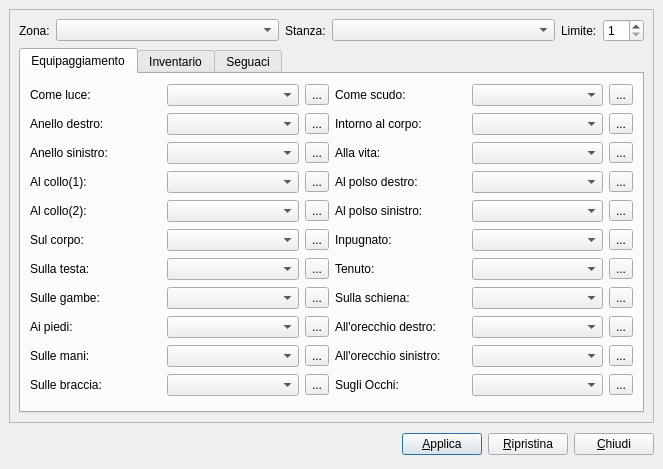
<ui version="4.0" >
 <class>GuiMobInit</class>
 <widget class="QDialog" name="GuiMobInit" >
  <property name="geometry" >
   <rect>
    <x>0</x>
    <y>0</y>
    <width>663</width>
    <height>469</height>
   </rect>
  </property>
  <property name="windowTitle" >
   <string>Dialog</string>
  </property>
  <layout class="QGridLayout" >
   <property name="margin" >
    <number>9</number>
   </property>
   <property name="spacing" >
    <number>6</number>
   </property>
   <item row="0" column="0" >
    <widget class="QFrame" name="frame" >
     <property name="frameShape" >
      <enum>QFrame::StyledPanel</enum>
     </property>
     <property name="frameShadow" >
      <enum>QFrame::Raised</enum>
     </property>
     <layout class="QGridLayout" >
      <property name="margin" >
       <number>9</number>
      </property>
      <property name="spacing" >
       <number>6</number>
      </property>
      <item row="1" column="0" >
       <widget class="QTabWidget" name="tabWidget" >
        <widget class="QWidget" name="tab_eq" >
         <attribute name="title" >
          <string>Equipaggiamento</string>
         </attribute>
         <layout class="QGridLayout" >
          <property name="margin" >
           <number>9</number>
          </property>
          <property name="spacing" >
           <number>6</number>
          </property>
          <item row="8" column="2" >
           <widget class="QToolButton" name="tb_feet" >
            <property name="text" >
             <string>...</string>
            </property>
           </widget>
          </item>
          <item row="1" column="1" >
           <widget class="QComboBox" name="cb_ringDx" />
          </item>
          <item row="3" column="0" >
           <widget class="QLabel" name="label_9" >
            <property name="text" >
             <string>Al collo(1):</string>
            </property>
           </widget>
          </item>
          <item row="5" column="3" >
           <widget class="QLabel" name="label_20" >
            <property name="text" >
             <string>Inpugnato:</string>
            </property>
           </widget>
          </item>
          <item row="6" column="1" >
           <widget class="QComboBox" name="cb_head" />
          </item>
          <item row="4" column="1" >
           <widget class="QComboBox" name="cb_neck2" />
          </item>
          <item row="10" column="2" >
           <widget class="QToolButton" name="tb_arms" >
            <property name="text" >
             <string>...</string>
            </property>
           </widget>
          </item>
          <item row="5" column="2" >
           <widget class="QToolButton" name="tb_body" >
            <property name="text" >
             <string>...</string>
            </property>
           </widget>
          </item>
          <item row="0" column="3" >
           <widget class="QLabel" name="label_5" >
            <property name="text" >
             <string>Come scudo:</string>
            </property>
            <property name="buddy" >
             <cstring>cb_zone</cstring>
            </property>
           </widget>
          </item>
          <item row="2" column="2" >
           <widget class="QToolButton" name="tb_ringSx" >
            <property name="text" >
             <string>...</string>
            </property>
           </widget>
          </item>
          <item row="2" column="1" >
           <widget class="QComboBox" name="cb_ringSx" />
          </item>
          <item row="5" column="0" >
           <widget class="QLabel" name="label_11" >
            <property name="text" >
             <string>Sul corpo:</string>
            </property>
           </widget>
          </item>
          <item row="4" column="3" >
           <widget class="QLabel" name="label_19" >
            <property name="text" >
             <string>Al polso sinistro:</string>
            </property>
           </widget>
          </item>
          <item row="1" column="3" >
           <widget class="QLabel" name="label_7" >
            <property name="text" >
             <string>Intorno al corpo:</string>
            </property>
           </widget>
          </item>
          <item row="8" column="0" >
           <widget class="QLabel" name="label_14" >
            <property name="text" >
             <string>Ai piedi:</string>
            </property>
           </widget>
          </item>
          <item row="2" column="0" >
           <widget class="QLabel" name="label_8" >
            <property name="text" >
             <string>Anello sinistro:</string>
            </property>
           </widget>
          </item>
          <item row="7" column="1" >
           <widget class="QComboBox" name="cb_legs" />
          </item>
          <item row="9" column="2" >
           <widget class="QToolButton" name="tb_hands" >
            <property name="text" >
             <string>...</string>
            </property>
           </widget>
          </item>
          <item row="5" column="4" >
           <widget class="QComboBox" name="cb_wield" />
          </item>
          <item row="3" column="2" >
           <widget class="QToolButton" name="tb_neck1" >
            <property name="text" >
             <string>...</string>
            </property>
           </widget>
          </item>
          <item row="7" column="2" >
           <widget class="QToolButton" name="tb_legs" >
            <property name="text" >
             <string>...</string>
            </property>
           </widget>
          </item>
          <item row="0" column="2" >
           <widget class="QToolButton" name="tb_light" >
            <property name="text" >
             <string>...</string>
            </property>
           </widget>
          </item>
          <item row="10" column="0" >
           <widget class="QLabel" name="label_16" >
            <property name="text" >
             <string>Sulle braccia:</string>
            </property>
           </widget>
          </item>
          <item row="5" column="1" >
           <widget class="QComboBox" name="cb_body" />
          </item>
          <item row="3" column="1" >
           <widget class="QComboBox" name="cb_neck1" />
          </item>
          <item row="3" column="3" >
           <widget class="QLabel" name="label_18" >
            <property name="text" >
             <string>Al polso destro:</string>
            </property>
           </widget>
          </item>
          <item row="9" column="0" >
           <widget class="QLabel" name="label_15" >
            <property name="text" >
             <string>Sulle mani:</string>
            </property>
           </widget>
          </item>
          <item row="7" column="0" >
           <widget class="QLabel" name="label_13" >
            <property name="text" >
             <string>Sulle gambe:</string>
            </property>
           </widget>
          </item>
          <item row="9" column="3" >
           <widget class="QLabel" name="label_24" >
            <property name="text" >
             <string>All'orecchio sinistro:</string>
            </property>
           </widget>
          </item>
          <item row="4" column="4" >
           <widget class="QComboBox" name="cb_wristSx" />
          </item>
          <item row="2" column="4" >
           <widget class="QComboBox" name="cb_waist" />
          </item>
          <item row="1" column="2" >
           <widget class="QToolButton" name="tb_ringDx" >
            <property name="text" >
             <string>...</string>
            </property>
           </widget>
          </item>
          <item row="6" column="3" >
           <widget class="QLabel" name="label_21" >
            <property name="text" >
             <string>Tenuto:</string>
            </property>
           </widget>
          </item>
          <item row="9" column="1" >
           <widget class="QComboBox" name="cb_hands" />
          </item>
          <item row="1" column="4" >
           <widget class="QComboBox" name="cb_cloak" />
          </item>
          <item row="3" column="4" >
           <widget class="QComboBox" name="cb_wristDx" />
          </item>
          <item row="10" column="1" >
           <widget class="QComboBox" name="cb_arms" />
          </item>
          <item row="0" column="4" >
           <widget class="QComboBox" name="cb_shield" />
          </item>
          <item row="2" column="3" >
           <widget class="QLabel" name="label_17" >
            <property name="text" >
             <string>Alla vita:</string>
            </property>
           </widget>
          </item>
          <item row="8" column="1" >
           <widget class="QComboBox" name="cb_feet" />
          </item>
          <item row="1" column="0" >
           <widget class="QLabel" name="label_6" >
            <property name="text" >
             <string>Anello destro:</string>
            </property>
           </widget>
          </item>
          <item row="6" column="2" >
           <widget class="QToolButton" name="tb_head" >
            <property name="text" >
             <string>...</string>
            </property>
           </widget>
          </item>
          <item row="10" column="3" >
           <widget class="QLabel" name="label_25" >
            <property name="text" >
             <string>Sugli Occhi:</string>
            </property>
           </widget>
          </item>
          <item row="4" column="0" >
           <widget class="QLabel" name="label_10" >
            <property name="text" >
             <string>Al collo(2):</string>
            </property>
           </widget>
          </item>
          <item row="1" column="5" >
           <widget class="QToolButton" name="tb_cloak" >
            <property name="text" >
             <string>...</string>
            </property>
           </widget>
          </item>
          <item row="0" column="1" >
           <widget class="QComboBox" name="cb_light" />
          </item>
          <item row="6" column="0" >
           <widget class="QLabel" name="label_12" >
            <property name="text" >
             <string>Sulla testa:</string>
            </property>
           </widget>
          </item>
          <item row="8" column="3" >
           <widget class="QLabel" name="label_23" >
            <property name="text" >
             <string>All'orecchio destro:</string>
            </property>
           </widget>
          </item>
          <item row="4" column="2" >
           <widget class="QToolButton" name="tb_neck2" >
            <property name="text" >
             <string>...</string>
            </property>
           </widget>
          </item>
          <item row="7" column="3" >
           <widget class="QLabel" name="label_22" >
            <property name="text" >
             <string>Sulla schiena:</string>
            </property>
           </widget>
          </item>
          <item row="6" column="4" >
           <widget class="QComboBox" name="cb_hold" />
          </item>
          <item row="0" column="5" >
           <widget class="QToolButton" name="tb_shield" >
            <property name="text" >
             <string>...</string>
            </property>
           </widget>
          </item>
          <item row="0" column="0" >
           <widget class="QLabel" name="label_4" >
            <property name="text" >
             <string>Come luce:</string>
            </property>
            <property name="buddy" >
             <cstring>cb_zone</cstring>
            </property>
           </widget>
          </item>
          <item row="7" column="4" >
           <widget class="QComboBox" name="cb_back" />
          </item>
          <item row="8" column="4" >
           <widget class="QComboBox" name="cb_earDx" />
          </item>
          <item row="9" column="4" >
           <widget class="QComboBox" name="cb_earSx" />
          </item>
          <item row="10" column="4" >
           <widget class="QComboBox" name="cb_eye" />
          </item>
          <item row="2" column="5" >
           <widget class="QToolButton" name="tb_waist" >
            <property name="text" >
             <string>...</string>
            </property>
           </widget>
          </item>
          <item row="3" column="5" >
           <widget class="QToolButton" name="tb_wristDx" >
            <property name="text" >
             <string>...</string>
            </property>
           </widget>
          </item>
          <item row="4" column="5" >
           <widget class="QToolButton" name="tb_wristSx" >
            <property name="text" >
             <string>...</string>
            </property>
           </widget>
          </item>
          <item row="5" column="5" >
           <widget class="QToolButton" name="tb_wield" >
            <property name="text" >
             <string>...</string>
            </property>
           </widget>
          </item>
          <item row="6" column="5" >
           <widget class="QToolButton" name="tb_hold" >
            <property name="text" >
             <string>...</string>
            </property>
           </widget>
          </item>
          <item row="7" column="5" >
           <widget class="QToolButton" name="tb_back" >
            <property name="text" >
             <string>...</string>
            </property>
           </widget>
          </item>
          <item row="8" column="5" >
           <widget class="QToolButton" name="tb_earDx" >
            <property name="text" >
             <string>...</string>
            </property>
           </widget>
          </item>
          <item row="9" column="5" >
           <widget class="QToolButton" name="tb_earSx" >
            <property name="text" >
             <string>...</string>
            </property>
           </widget>
          </item>
          <item row="10" column="5" >
           <widget class="QToolButton" name="tb_eye" >
            <property name="text" >
             <string>...</string>
            </property>
           </widget>
          </item>
         </layout>
        </widget>
        <widget class="QWidget" name="tab_inv" >
         <attribute name="title" >
          <string>Inventario</string>
         </attribute>
         <layout class="QGridLayout" >
          <property name="margin" >
           <number>9</number>
          </property>
          <property name="spacing" >
           <number>6</number>
          </property>
          <item row="0" column="0" >
           <widget class="QListWidget" name="lw_item" />
          </item>
          <item row="0" column="1" >
           <layout class="QVBoxLayout" >
            <property name="margin" >
             <number>0</number>
            </property>
            <property name="spacing" >
             <number>6</number>
            </property>
            <item>
             <widget class="QToolButton" name="tb_addItem" >
              <property name="text" >
               <string>+</string>
              </property>
             </widget>
            </item>
            <item>
             <widget class="QToolButton" name="tb_cloneItem" >
              <property name="text" >
               <string>:</string>
              </property>
             </widget>
            </item>
            <item>
             <widget class="QToolButton" name="tb_editItem" >
              <property name="text" >
               <string>...</string>
              </property>
             </widget>
            </item>
            <item>
             <widget class="QToolButton" name="tb_removeItem" >
              <property name="text" >
               <string>-</string>
              </property>
             </widget>
            </item>
            <item>
             <spacer>
              <property name="orientation" >
               <enum>Qt::Vertical</enum>
              </property>
              <property name="sizeHint" >
               <size>
                <width>20</width>
                <height>40</height>
               </size>
              </property>
             </spacer>
            </item>
           </layout>
          </item>
         </layout>
        </widget>
        <widget class="QWidget" name="tab_seg" >
         <attribute name="title" >
          <string>Seguaci</string>
         </attribute>
         <layout class="QGridLayout" >
          <property name="margin" >
           <number>9</number>
          </property>
          <property name="spacing" >
           <number>6</number>
          </property>
          <item row="0" column="1" >
           <layout class="QVBoxLayout" >
            <property name="margin" >
             <number>0</number>
            </property>
            <property name="spacing" >
             <number>6</number>
            </property>
            <item>
             <widget class="QToolButton" name="tb_addFollowers" >
              <property name="text" >
               <string>+</string>
              </property>
             </widget>
            </item>
            <item>
             <widget class="QToolButton" name="tb_cloneFollowers" >
              <property name="text" >
               <string>:</string>
              </property>
             </widget>
            </item>
            <item>
             <widget class="QToolButton" name="tb_editFollowers" >
              <property name="text" >
               <string>...</string>
              </property>
             </widget>
            </item>
            <item>
             <widget class="QToolButton" name="tb_removeFollowers" >
              <property name="text" >
               <string>-</string>
              </property>
             </widget>
            </item>
            <item>
             <spacer>
              <property name="orientation" >
               <enum>Qt::Vertical</enum>
              </property>
              <property name="sizeHint" >
               <size>
                <width>20</width>
                <height>40</height>
               </size>
              </property>
             </spacer>
            </item>
           </layout>
          </item>
          <item row="0" column="0" >
           <widget class="QListWidget" name="lw_followers" />
          </item>
         </layout>
        </widget>
       </widget>
      </item>
      <item row="0" column="0" >
       <layout class="QHBoxLayout" >
        <property name="margin" >
         <number>0</number>
        </property>
        <property name="spacing" >
         <number>6</number>
        </property>
        <item>
         <widget class="QLabel" name="label_2" >
          <property name="text" >
           <string>Zona:</string>
          </property>
         </widget>
        </item>
        <item>
         <widget class="QComboBox" name="cb_zone" >
          <property name="sizePolicy" >
           <sizepolicy>
            <hsizetype>7</hsizetype>
            <vsizetype>0</vsizetype>
            <horstretch>0</horstretch>
            <verstretch>0</verstretch>
           </sizepolicy>
          </property>
         </widget>
        </item>
        <item>
         <widget class="QLabel" name="label" >
          <property name="text" >
           <string>Stanza:</string>
          </property>
         </widget>
        </item>
        <item>
         <widget class="QComboBox" name="cb_room" >
          <property name="sizePolicy" >
           <sizepolicy>
            <hsizetype>7</hsizetype>
            <vsizetype>0</vsizetype>
            <horstretch>0</horstretch>
            <verstretch>0</verstretch>
           </sizepolicy>
          </property>
         </widget>
        </item>
        <item>
         <widget class="QLabel" name="label_3" >
          <property name="text" >
           <string>Limite:</string>
          </property>
         </widget>
        </item>
        <item>
         <widget class="QSpinBox" name="sb_limit" >
          <property name="suffix" >
           <string/>
          </property>
          <property name="prefix" >
           <string/>
          </property>
          <property name="minimum" >
           <number>1</number>
          </property>
         </widget>
        </item>
       </layout>
      </item>
     </layout>
    </widget>
   </item>
   <item row="1" column="0" >
    <layout class="QHBoxLayout" >
     <property name="margin" >
      <number>0</number>
     </property>
     <property name="spacing" >
      <number>6</number>
     </property>
     <item>
      <spacer>
       <property name="orientation" >
        <enum>Qt::Horizontal</enum>
       </property>
       <property name="sizeHint" >
        <size>
         <width>131</width>
         <height>31</height>
        </size>
       </property>
      </spacer>
     </item>
     <item>
      <widget class="QPushButton" name="pb_okButton" >
       <property name="text" >
        <string>&amp;Applica</string>
       </property>
      </widget>
     </item>
     <item>
      <widget class="QPushButton" name="pb_reset" >
       <property name="text" >
        <string>&amp;Ripristina</string>
       </property>
      </widget>
     </item>
     <item>
      <widget class="QPushButton" name="pb_cancelButton" >
       <property name="text" >
        <string>&amp;Chiudi</string>
       </property>
      </widget>
     </item>
    </layout>
   </item>
  </layout>
 </widget>
 <resources/>
 <connections>
  <connection>
   <sender>pb_okButton</sender>
   <signal>clicked()</signal>
   <receiver>GuiMobInit</receiver>
   <slot>accept()</slot>
   <hints>
    <hint type="sourcelabel" >
     <x>466</x>
     <y>456</y>
    </hint>
    <hint type="destinationlabel" >
     <x>96</x>
     <y>254</y>
    </hint>
   </hints>
  </connection>
  <connection>
   <sender>pb_cancelButton</sender>
   <signal>clicked()</signal>
   <receiver>GuiMobInit</receiver>
   <slot>reject()</slot>
   <hints>
    <hint type="sourcelabel" >
     <x>652</x>
     <y>456</y>
    </hint>
    <hint type="destinationlabel" >
     <x>179</x>
     <y>282</y>
    </hint>
   </hints>
  </connection>
 </connections>
</ui>
